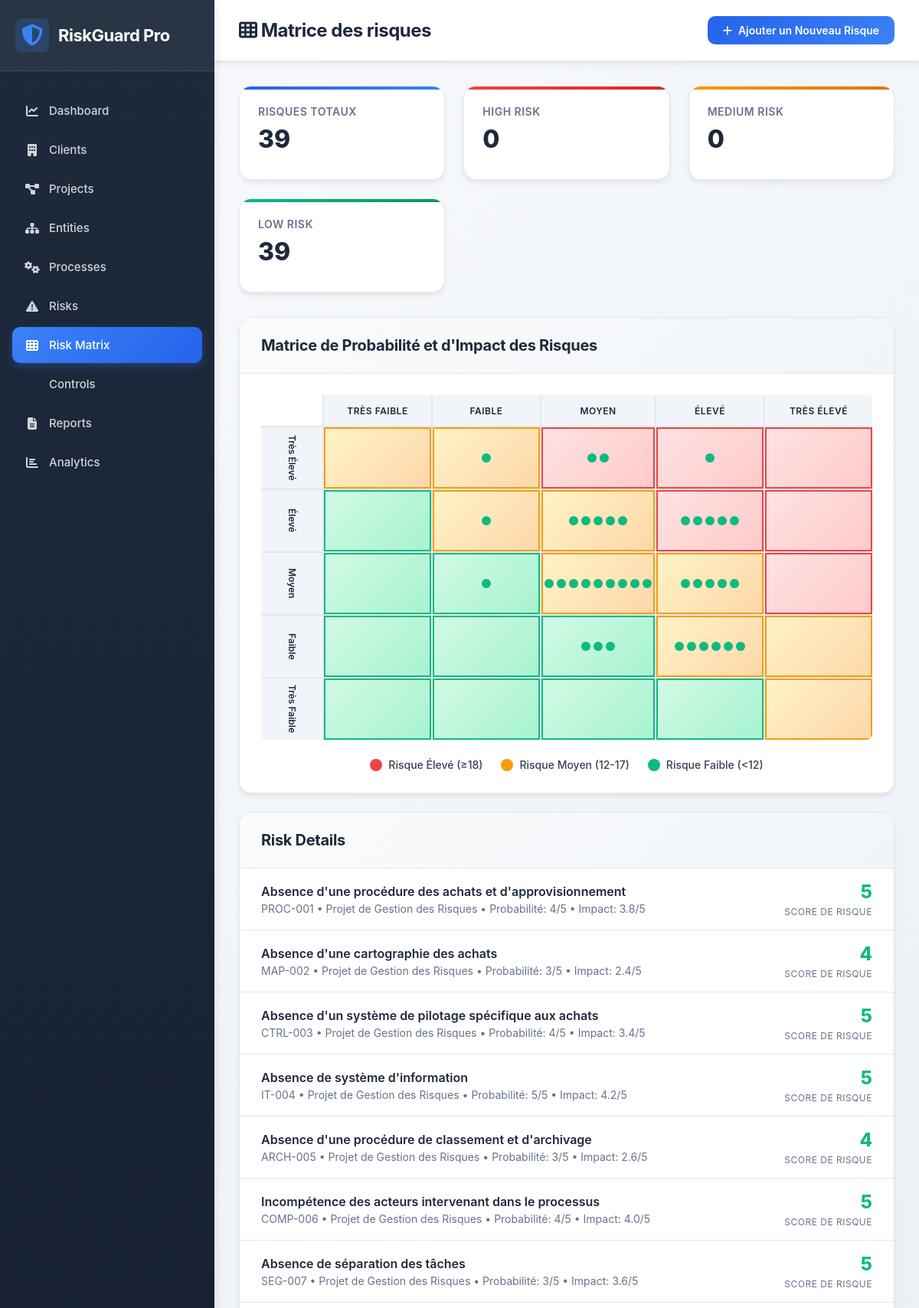
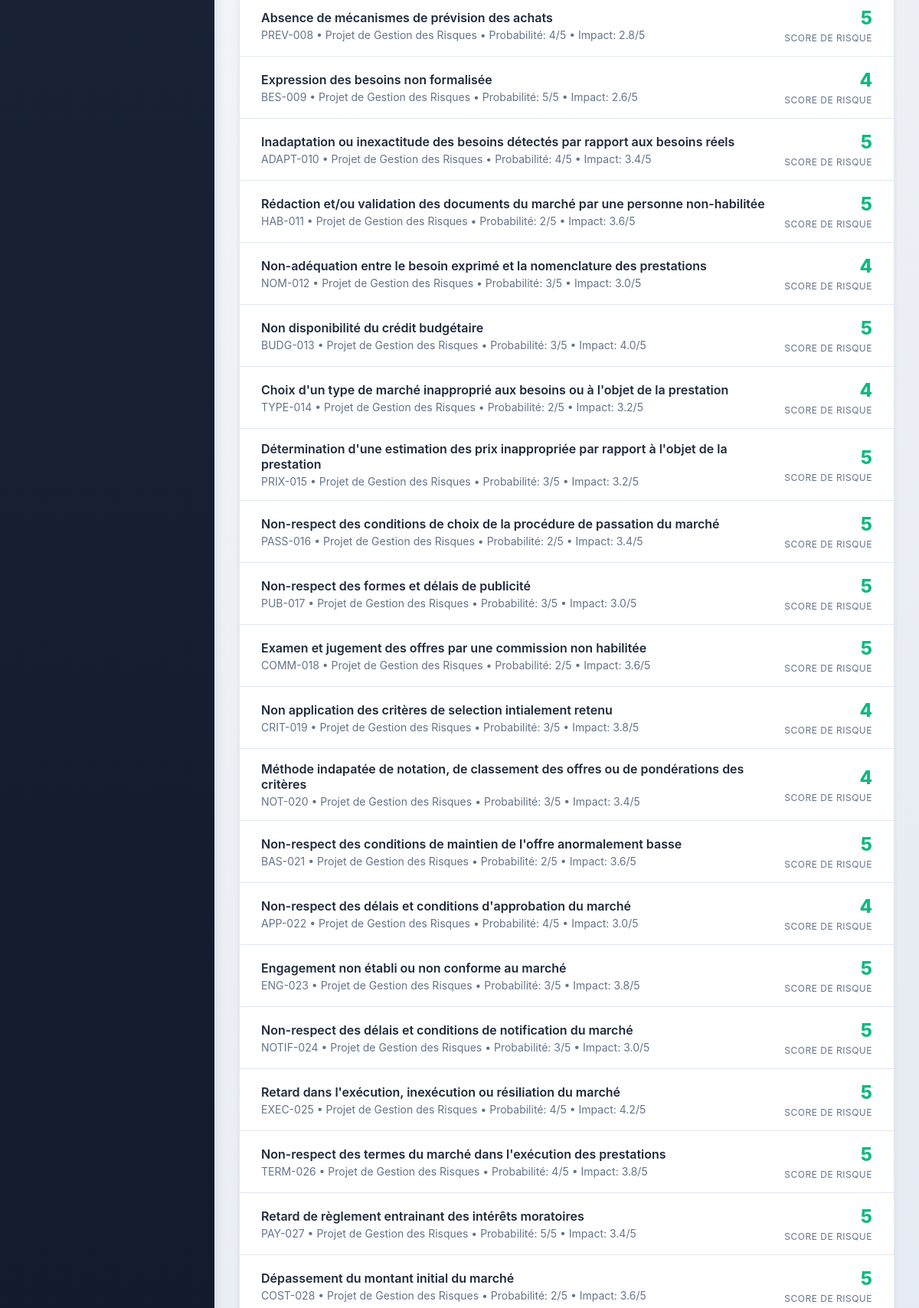
The page /risk_matrix.php (upper part) on the database its author committed (2 pictures, top to bottom).
### tables this page shows
CREATE TABLE `risk` (
  `id` int(11) NOT NULL,
  `createdAt` datetime DEFAULT CURRENT_TIMESTAMP,
  `updatedAt` datetime DEFAULT CURRENT_TIMESTAMP ON UPDATE CURRENT_TIMESTAMP,
  `name` varchar(255) NOT NULL,
  `code` varchar(255) DEFAULT NULL,
  `description` text,
  `cause` text NOT NULL,
  `details` text,
  `frequency` int(11) NOT NULL,
  `existantDb` text,
  `financialImpact` int(11) NOT NULL,
  `legalImpact` int(11) NOT NULL,
  `reputationImpact` int(11) NOT NULL,
  `activityImpact` int(11) NOT NULL,
  `peopleImpact` int(11) NOT NULL,
  `brutCriticality` int(11) NOT NULL,
  `evaluation` int(11) NOT NULL,
  `netCriticality` int(11) NOT NULL,
  `active` tinyint(1) NOT NULL,
  `activityId` int(11) NOT NULL,
  `entityId` int(11) NOT NULL,
  `operationalObjectiveId` int(11) DEFAULT NULL,
  `strategicObjectiveId` int(11) DEFAULT NULL,
  `riskFamilyId` int(11) DEFAULT NULL,
  `riskScore` int(11) GENERATED ALWAYS AS ((`frequency` * `brutCriticality`)) STORED,
  `residualScore` int(11) GENERATED ALWAYS AS ((`evaluation` * `netCriticality`)) STORED,
  `lastReviewDate` date DEFAULT NULL,
  `nextReviewDate` date DEFAULT NULL,
  `reviewFrequency` enum('weekly','monthly','quarterly','biannually','annually') DEFAULT 'annually'
);

CREATE TABLE `project` (
  `id` int(11) NOT NULL,
  `createdAt` datetime DEFAULT CURRENT_TIMESTAMP,
  `updatedAt` datetime DEFAULT CURRENT_TIMESTAMP ON UPDATE CURRENT_TIMESTAMP,
  `name` varchar(255) NOT NULL,
  `code` varchar(255) DEFAULT NULL,
  `clientId` int(11) NOT NULL,
  `active` tinyint(1) NOT NULL
);

### lang/translation.php (called while the page is built, shortened)
<?php
class Translation {
    private static $translations = [];
    public static function load($lang) {
        $file = __DIR__ . "/$lang.php";
        if (file_exists($file)) {
            self::$translations = include $file;
        } else {
            self::$translations = [];
        }
    }
    public static function translate($key) {
        return self::$translations[$key] ?? $key;
    }
}
function __($key) {
    return Translation::translate($key);
}
?>

### risk_matrix.php (the view, shortened to what this page needs)
<?php
require_once 'lang/translation.php';
$db = new Database();
$conn = $db->getConnection();
$risks = [];
if ($conn) {
    $stmt = $conn->query("SELECT r.*,
                                p.name as project_name,
                                (r.financialImpact + r.legalImpact + r.reputationImpact + r.activityImpact + r.peopleImpact) / 5.0 as avgImpact
                         FROM Risk r
                         LEFT JOIN Entity e ON r.entityId = e.id
                         LEFT JOIN Project p ON e.projectId = p.id
                         WHERE r.active = 1");
    while ($row = $stmt->fetch(PDO::FETCH_ASSOC)) {
        $risks[] = $row;
    }
}
$total_risks = count($risks);
$high_risks = count(array_filter($risks, function($risk) { return $risk['brutCriticality'] >= 18; }));
$medium_risks = count(array_filter($risks, function($risk) { return $risk['brutCriticality'] >= 12 && $risk['brutCriticality'] < 18; }));
$low_risks = count(array_filter($risks, function($risk) { return $risk['brutCriticality'] < 12; }));
?>
<!DOCTYPE html>
<html lang="en">
<head>
    <link rel="stylesheet" href="https://cdnjs.cloudflare.com/ajax/libs/font-awesome/6.4.0/css/all.min.css">
</head>
<body>
    <div id="app">
        <aside class="sidebar">
            <div class="logo">
                <i class="fas fa-shield-alt"></i>
                <span>RiskGuard Pro</span>
            </div>
            <nav>
                <ul>
                    <li><a href="index.php"><i class="fas fa-chart-line"></i> Dashboard</a></li>
                    <li><a href="clients.php"><i class="fas fa-building"></i> Clients</a></li>
                    <li><a href="projects.php"><i class="fas fa-project-diagram"></i> Projects</a></li>
                    <li><a href="entities.php"><i class="fas fa-sitemap"></i> Entities</a></li>
                    <li><a href="processes.php"><i class="fas fa-cogs"></i> Processes</a></li>
                    <li><a href="risks.php"><i class="fas fa-exclamation-triangle"></i> Risks</a></li>
                    <li><a href="risk_matrix.php" class="active"><i class="fas fa-th"></i> Risk Matrix</a></li>
                    <li><a href="controls.php"><i class="fas fa-shield-check"></i> Controls</a></li>
                    <li><a href="reports.php"><i class="fas fa-file-alt"></i> Reports</a></li>
                    <li><a href="analytics.php"><i class="fas fa-chart-bar"></i> Analytics</a></li>
                </ul>
            </nav>
        </aside>
        <main>
            <header class="header">
                <div class="header-left">
                    <h1><i class="fas fa-th"></i> <?php echo __('Risk Matrix'); ?></h1>
                </div>
                <div class="header-right">
                    <a href="add_risk.php" class="btn">
                        <i class="fas fa-plus"></i> <?php echo __('Add New Risk'); ?>
                    </a>
                </div>
            </header>
            <div class="main-content">
                <div class="stats-grid">
                    <div class="stat-card total">
                        <h3><?php echo __('Total Risks'); ?></h3>
                        <div class="stat-value"><?php echo $total_risks; ?></div>
                    </div>
                    <div class="stat-card high">
                        <h3><?php echo __('High Risk'); ?></h3>
                        <div class="stat-value"><?php echo $high_risks; ?></div>
                    </div>
                    <div class="stat-card medium">
                        <h3><?php echo __('Medium Risk'); ?></h3>
                        <div class="stat-value"><?php echo $medium_risks; ?></div>
                    </div>
                    <div class="stat-card low">
                        <h3><?php echo __('Low Risk'); ?></h3>
                        <div class="stat-value"><?php echo $low_risks; ?></div>
                    </div>
                </div>
                <div class="matrix-container">
                    <div class="matrix-header">
                        <div class="matrix-title">Matrice de Probabilité et d'Impact des Risques</div>
                    </div>
                    <div class="matrix-body">
                        <div class="risk-matrix" id="riskMatrix">
                            <div class="matrix-cell"></div>
                            <div class="matrix-cell matrix-header-cell">Très Faible</div>
                            <div class="matrix-cell matrix-header-cell">Faible</div>
                            <div class="matrix-cell matrix-header-cell">Moyen</div>
                            <div class="matrix-cell matrix-header-cell">Élevé</div>
                            <div class="matrix-cell matrix-header-cell">Très Élevé</div>
                            <div class="matrix-cell matrix-label">Très Élevé</div>
                            <div class="matrix-cell risk-cell medium" data-prob="5" data-impact="1"></div>
                            <div class="matrix-cell risk-cell medium" data-prob="5" data-impact="2"></div>
                            <div class="matrix-cell risk-cell high" data-prob="5" data-impact="3"></div>
                            <div class="matrix-cell risk-cell high" data-prob="5" data-impact="4"></div>
                            <div class="matrix-cell risk-cell high" data-prob="5" data-impact="5"></div>
                            <div class="matrix-cell matrix-label">Élevé</div>
                            <div class="matrix-cell risk-cell low" data-prob="4" data-impact="1"></div>
                            <div class="matrix-cell risk-cell medium" data-prob="4" data-impact="2"></div>
                            <div class="matrix-cell risk-cell medium" data-prob="4" data-impact="3"></div>
                            <div class="matrix-cell risk-cell high" data-prob="4" data-impact="4"></div>
                            <div class="matrix-cell risk-cell high" data-prob="4" data-impact="5"></div>
                            <div class="matrix-cell matrix-label">Moyen</div>
                            <div class="matrix-cell risk-cell low" data-prob="3" data-impact="1"></div>
                            <div class="matrix-cell risk-cell low" data-prob="3" data-impact="2"></div>
                            <div class="matrix-cell risk-cell medium" data-prob="3" data-impact="3"></div>
                            <div class="matrix-cell risk-cell medium" data-prob="3" data-impact="4"></div>
                            <div class="matrix-cell risk-cell high" data-prob="3" data-impact="5"></div>
                            <div class="matrix-cell matrix-label">Faible</div>
                            <div class="matrix-cell risk-cell low" data-prob="2" data-impact="1"></div>
                            <div class="matrix-cell risk-cell low" data-prob="2" data-impact="2"></div>
                            <div class="matrix-cell risk-cell low" data-prob="2" data-impact="3"></div>
                            <div class="matrix-cell risk-cell medium" data-prob="2" data-impact="4"></div>
                            <div class="matrix-cell risk-cell medium" data-prob="2" data-impact="5"></div>
                            <div class="matrix-cell matrix-label">Très Faible</div>
                            <div class="matrix-cell risk-cell low" data-prob="1" data-impact="1"></div>
                            <div class="matrix-cell risk-cell low" data-prob="1" data-impact="2"></div>
                            <div class="matrix-cell risk-cell low" data-prob="1" data-impact="3"></div>
                            <div class="matrix-cell risk-cell low" data-prob="1" data-impact="4"></div>
                            <div class="matrix-cell risk-cell medium" data-prob="1" data-impact="5"></div>
                        </div>
                        <div class="matrix-legend">
                            <div class="legend-item">
                                <div class="legend-color high"></div>
                                <span>Risque Élevé (≥18)</span>
                            </div>
                            <div class="legend-item">
                                <div class="legend-color medium"></div>
                                <span>Risque Moyen (12-17)</span>
                            </div>
                            <div class="legend-item">
                                <div class="legend-color low"></div>
                                <span>Risque Faible (<12)</span>
                            </div>
                        </div>
                    </div>
                </div>
                <div class="risk-list">
                    <div class="risk-list-header">
                        <div class="risk-list-title"><?php echo __('Risk Details'); ?></div>
                    </div>
                    <?php foreach ($risks as $risk): ?>
                        <div class="risk-item">
                            <div class="risk-info">
                                <div class="risk-name"><?php echo htmlspecialchars($risk['name']); ?></div>
                                <div class="risk-details">
                                    <?php
                                    if (!empty($risk['code'])) {
                                        echo htmlspecialchars($risk['code']) . ' • ';
                                    }
                                    if (!empty($risk['project_name'])) {
                                        echo htmlspecialchars($risk['project_name']) . ' • ';
                                    }
                                    ?>
                                    Probabilité: <?php echo $risk['frequency']; ?>/5 •
                                    Impact: <?php echo number_format($risk['avgImpact'], 1); ?>/5
                                </div>
                            </div>
                            <div class="risk-score">
                                <div class="score-value <?php
                                    if ($risk['brutCriticality'] >= 18) echo 'high';
                                    elseif ($risk['brutCriticality'] >= 12) echo 'medium';
                                    else echo 'low';
                                ?>">
                                    <?php echo $risk['brutCriticality']; ?>
                                </div>
                                <div class="score-label">Score de Risque</div>
                            </div>
                        </div>
                    <?php endforeach; ?>
                </div>
            </div>
        </main>
    </div>
</body>
</html>

### rows shown on the page
risk: name "Absence d'une procédure des achats et d'approvisionnement", code "PROC-001", project.name "Projet de Gestion des Risques", frequency "4", avgImpact "3.8", brutCriticality "5"
risk: name "Absence d'une cartographie des achats", code "MAP-002", project.name "Projet de Gestion des Risques", frequency "3", avgImpact "2.4", brutCriticality "4"
risk: name "Absence d'un système de pilotage spécifique aux achats", code "CTRL-003", project.name "Projet de Gestion des Risques", frequency "4", avgImpact "3.4", brutCriticality "5"
risk: name "Absence de système d'information", code "IT-004", project.name "Projet de Gestion des Risques", frequency "5", avgImpact "4.2", brutCriticality "5"
risk: name "Absence d'une procédure de classement et d'archivage", code "ARCH-005", project.name "Projet de Gestion des Risques", frequency "3", avgImpact "2.6", brutCriticality "4"
risk: name "Incompétence des acteurs intervenant dans le processus", code "COMP-006", project.name "Projet de Gestion des Risques", frequency "4", avgImpact "4.0", brutCriticality "5"
risk: name "Absence de séparation des tâches", code "SEG-007", project.name "Projet de Gestion des Risques", frequency "3", avgImpact "3.6", brutCriticality "5"
risk: name "Absence de mécanismes de prévision des achats", code "PREV-008", project.name "Projet de Gestion des Risques", frequency "4", avgImpact "2.8", brutCriticality "5"
risk: name "Expression des besoins non formalisée", code "BES-009", project.name "Projet de Gestion des Risques", frequency "5", avgImpact "2.6", brutCriticality "4"
risk: name "Inadaptation ou inexactitude des besoins détectés par rapport aux besoins réels", code "ADAPT-010", project.name "Projet de Gestion des Risques", frequency "4", avgImpact "3.4", brutCriticality "5"
risk: name "Rédaction et/ou validation des documents du marché par une personne non-habilitée", code "HAB-011", project.name "Projet de Gestion des Risques", frequency "2", avgImpact "3.6", brutCriticality "5"
risk: name "Non-adéquation entre le besoin exprimé et la nomenclature des prestations", code "NOM-012", project.name "Projet de Gestion des Risques", frequency "3", avgImpact "3.0", brutCriticality "4"
risk: name "Non disponibilité du crédit budgétaire", code "BUDG-013", project.name "Projet de Gestion des Risques", frequency "3", avgImpact "4.0", brutCriticality "5"
risk: name "Choix d'un type de marché inapproprié aux besoins ou à l'objet de la prestation", code "TYPE-014", project.name "Projet de Gestion des Risques", frequency "2", avgImpact "3.2", brutCriticality "4"
risk: name "Détermination d'une estimation des prix inappropriée par rapport à l'objet de la prestation", code "PRIX-015", project.name "Projet de Gestion des Risques", frequency "3", avgImpact "3.2", brutCriticality "5"
risk: name "Non-respect des conditions de choix de la procédure de passation du marché", code "PASS-016", project.name "Projet de Gestion des Risques", frequency "2", avgImpact "3.4", brutCriticality "5"
risk: name "Non-respect des formes et délais de publicité", code "PUB-017", project.name "Projet de Gestion des Risques", frequency "3", avgImpact "3.0", brutCriticality "5"
risk: name "Examen et jugement des offres par une commission non habilitée", code "COMM-018", project.name "Projet de Gestion des Risques", frequency "2", avgImpact "3.6", brutCriticality "5"
risk: name "Non application des critères de selection intialement retenu", code "CRIT-019", project.name "Projet de Gestion des Risques", frequency "3", avgImpact "3.8", brutCriticality "4"
risk: name "Méthode indapatée de notation, de classement des offres ou de pondérations des critères", code "NOT-020", project.name "Projet de Gestion des Risques", frequency "3", avgImpact "3.4", brutCriticality "4"
risk: name "Non-respect des conditions de maintien de l'offre anormalement basse", code "BAS-021", project.name "Projet de Gestion des Risques", frequency "2", avgImpact "3.6", brutCriticality "5"
risk: name "Non-respect des délais et conditions d'approbation du marché", code "APP-022", project.name "Projet de Gestion des Risques", frequency "4", avgImpact "3.0", brutCriticality "4"
risk: name "Engagement non établi ou non conforme au marché", code "ENG-023", project.name "Projet de Gestion des Risques", frequency "3", avgImpact "3.8", brutCriticality "5"
risk: name "Non-respect des délais et conditions de notification du marché", code "NOTIF-024", project.name "Projet de Gestion des Risques", frequency "3", avgImpact "3.0", brutCriticality "5"
risk: name "Retard dans l'exécution, inexécution ou résiliation du marché", code "EXEC-025", project.name "Projet de Gestion des Risques", frequency "4", avgImpact "4.2", brutCriticality "5"
risk: name "Non-respect des termes du marché dans l'exécution des prestations", code "TERM-026", project.name "Projet de Gestion des Risques", frequency "4", avgImpact "3.8", brutCriticality "5"
risk: name "Retard de règlement entrainant des intérêts moratoires", code "PAY-027", project.name "Projet de Gestion des Risques", frequency "5", avgImpact "3.4", brutCriticality "5"
risk: name "Dépassement du montant initial du marché", code "COST-028", project.name "Projet de Gestion des Risques", frequency "2", avgImpact "3.6", brutCriticality "5"

### other values the page prints
__('Risk Matrix') "Matrice des risques"
__('Add New Risk') "Ajouter un Nouveau Risque"
__('Total Risks') "RISQUES TOTAUX"
$total_risks "39"
__('High Risk') "HIGH RISK"
$high_risks "0"
__('Medium Risk') "MEDIUM RISK"
$medium_risks "0"
__('Low Risk') "LOW RISK"
$low_risks "39"
__('Risk Details') "Risk Details"
